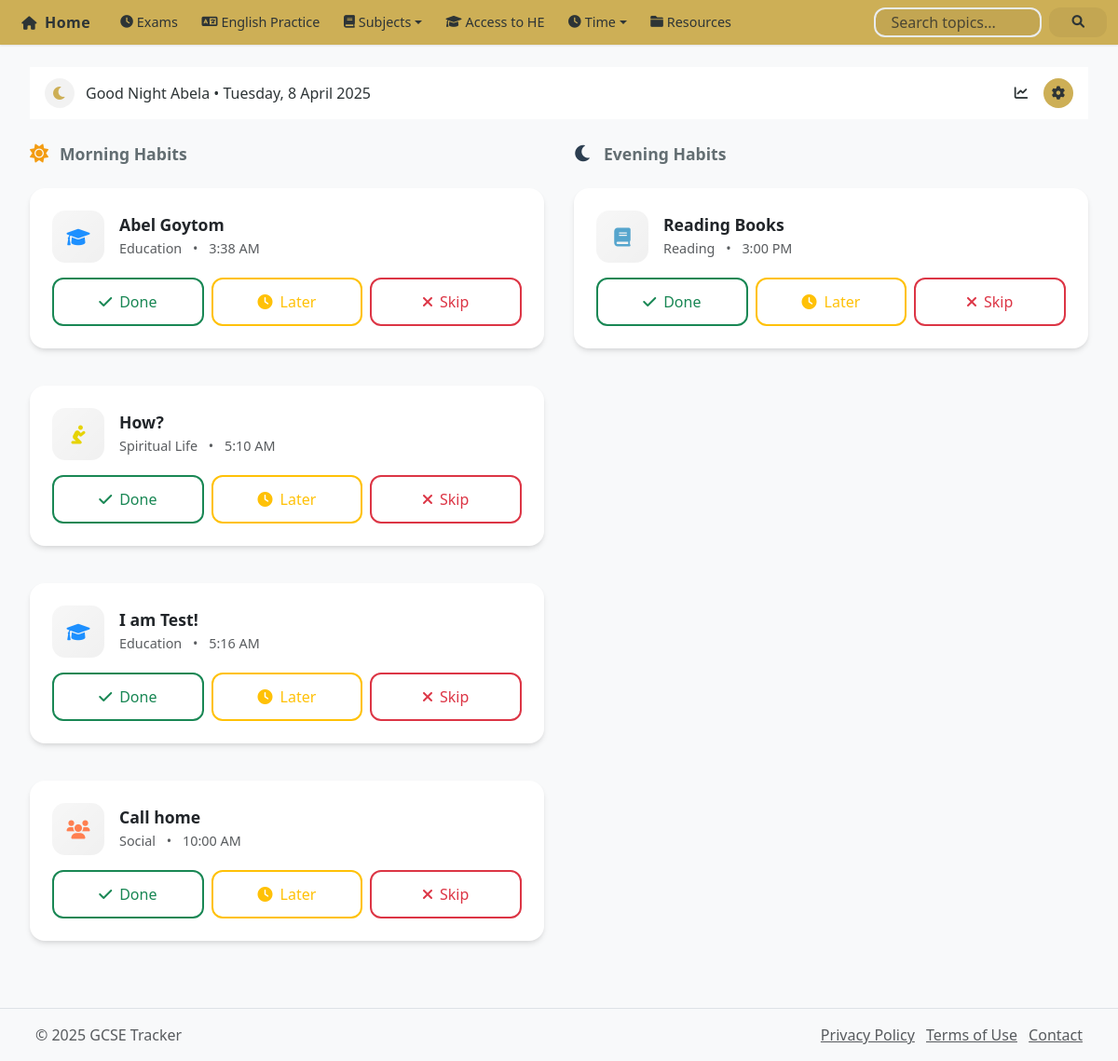
The page /pages/habits/index.php on the database as committed earlier.
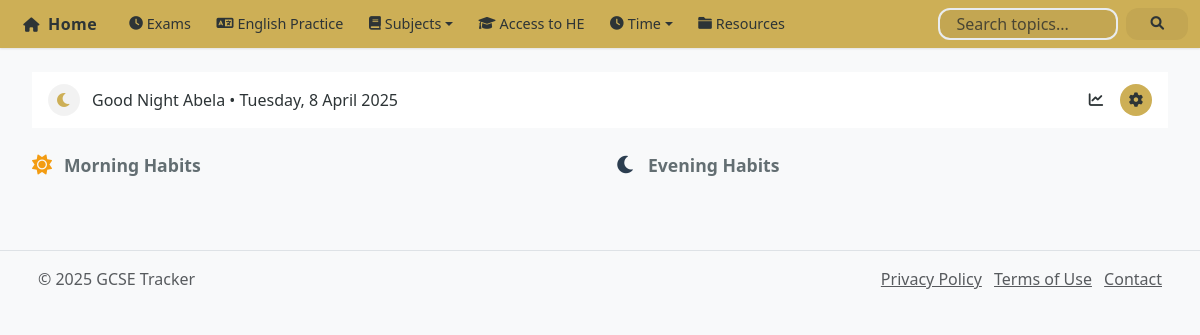
The same page on the database as committed later.
### tables this page shows
CREATE TABLE `habits` (
  `id` int(11) NOT NULL,
  `category_id` int(11) NOT NULL,
  `point_rule_id` int(11) NOT NULL,
  `name` varchar(255) NOT NULL,
  `description` text DEFAULT NULL,
  `icon` varchar(50) DEFAULT 'fas fa-check-circle' COMMENT 'Font Awesome icon class name',
  `target_time` time DEFAULT NULL,
  `current_points` int(11) DEFAULT 0,
  `total_completions` int(11) DEFAULT 0,
  `total_procrastinated` int(11) DEFAULT 0,
  `total_skips` int(11) DEFAULT 0,
  `current_streak` int(11) DEFAULT 0,
  `longest_streak` int(11) DEFAULT 0,
  `success_rate` decimal(5,2) DEFAULT 0.00,
  `is_active` tinyint(1) DEFAULT 1,
  `created_at` timestamp NOT NULL DEFAULT current_timestamp(),
  `updated_at` timestamp NOT NULL DEFAULT current_timestamp() ON UPDATE current_timestamp()
);

CREATE TABLE `habit_categories` (
  `id` int(11) NOT NULL,
  `name` varchar(50) NOT NULL,
  `description` text DEFAULT NULL,
  `color` varchar(7) DEFAULT '#6c757d',
  `icon` varchar(50) DEFAULT 'fas fa-folder' COMMENT 'Font Awesome icon class name',
  `display_order` int(11) DEFAULT 0,
  `created_at` timestamp NOT NULL DEFAULT current_timestamp()
);

### pages/habits/index.php (the view, shortened to what the changed rows need)
<?php
require_once '../../includes/header.php';
require_once '../../includes/db_connect.php';
$today = date('Y-m-d');
$habits_query = "SELECT h.*, hc.name as category_name, hc.color as category_color, hc.icon as category_icon,
                 hpr.name as point_rule_name, hpr.completion_points, hpr.procrastinated_points,
                 (SELECT status FROM habit_completions
                  WHERE habit_id = h.id AND completion_date = ?) as today_status,
                 (SELECT completion_time FROM habit_completions
                  WHERE habit_id = h.id AND completion_date = ?) as completion_time,
                 (SELECT points_earned FROM habit_completions
                  WHERE habit_id = h.id AND completion_date = ?) as today_points
                 FROM habits h
                 LEFT JOIN habit_categories hc ON h.category_id = hc.id
                 LEFT JOIN habit_point_rules hpr ON h.point_rule_id = hpr.id
                 WHERE h.is_active = 1
                 ORDER BY h.target_time";
$stmt = $conn->prepare($habits_query);
$stmt->bind_param("sss", $today, $today, $today);
$stmt->execute();
$habits_result = $stmt->get_result();
$morning_habits = [];
$evening_habits = [];
while ($habit = $habits_result->fetch_assoc()) {
    $time = strtotime($habit['target_time']);
    if ($time < strtotime('12:00:00')) {
        $morning_habits[] = $habit;
    } else {
        $evening_habits[] = $habit;
    }
}
?>
<div class="container-fluid">
    <div class="row g-4">
        <div class="col-lg-6">
            <div class="d-flex flex-column gap-3">
                <?php foreach ($morning_habits as $habit): ?>
                <div class="card border-0 <?php
                    if ($habit['today_status'] === 'completed') echo 'border-success border-2';
                    else if ($habit['today_status'] === 'procrastinated') echo 'border-warning border-2';
                    else if ($habit['today_status'] === 'skipped') echo 'border-danger border-2';
                ?>" data-habit-id="<?php echo $habit['id']; ?>">
                    <div class="card-body">
                        <div class="d-flex align-items-center gap-3 mb-3">
                            <div class="habit-icon" style="color: <?php echo $habit['category_color']; ?>">
                                <i class="<?php echo $habit['category_icon']; ?> fa-lg"></i>
                            </div>
                            <div class="flex-grow-1 min-width-0">
                                <h3 class="mb-1 text-truncate fw-bold" style="font-size: 1.1rem;">
                                    <?php echo htmlspecialchars($habit['name']); ?>
                                </h3>
                                <div class="text-muted text-truncate" style="font-size: 0.9rem;">
                                    <?php echo htmlspecialchars($habit['category_name']); ?>
                                    <span class="mx-2">•</span>
                                    <span class="fw-medium"><?php echo date('g:i A', strtotime($habit['target_time'])); ?></span>
                                </div>
                            </div>
                        </div>
                        <?php if ($habit['today_status']): ?>
                        <div class="d-flex align-items-center justify-content-between">
                            <div class="status-area">
                                <?php
                                $completion_time = $habit['completion_time'] ? date('g:i A', strtotime($habit['completion_time'])) : date('g:i A');
                                switch($habit['today_status']) {
                                    case 'completed':
                                        echo '<div class="status-message text-success d-flex align-items-center gap-2">
                                            <i class="fas fa-check-circle"></i>Completed at ' . $completion_time . '</div>';
                                        break;
                                    case 'procrastinated':
                                        echo '<div class="status-message text-warning d-flex align-items-center gap-2">
                                            <i class="fas fa-clock"></i>Procrastinated at ' . $completion_time . '</div>';
                                        break;
                                    case 'skipped':
                                        echo '<div class="status-message text-danger d-flex align-items-center gap-2">
                                            <i class="fas fa-times-circle"></i>Skipped at ' . $completion_time . '</div>';
                                        break;
                                }
                                ?>
                            </div>
                            <form method="POST" action="update_habit_status.php">
                                <input type="hidden" name="habit_id" value="<?php echo $habit['id']; ?>">
                                <input type="hidden" name="action" value="reset">
                                <button type="submit" class="btn btn-sm btn-outline-secondary d-flex align-items-center gap-2"
                                        title="Reset status">
                                    <i class="fas fa-undo"></i>
                                    <span class="d-none d-sm-inline">Reset</span>
                                </button>
                            </form>
                        </div>
                        <?php else: ?>
                        <div class="d-flex gap-2">
                            <form method="POST" action="update_habit_status.php" style="flex: 1;">
                                <button type="submit" class="btn w-100 d-flex align-items-center justify-content-center gap-2 btn-outline-success">
                                    <i class="fas fa-check"></i>
                                    <span class="d-none d-sm-inline">Done</span>
                                </button>
                            </form>
                            <form method="POST" action="update_habit_status.php" style="flex: 1;">
                                <button type="button" class="btn-later btn w-100 d-flex align-items-center justify-content-center gap-2 btn-outline-warning">
                                    <i class="fas fa-clock"></i>
                                    <span class="d-none d-sm-inline">Later</span>
                                </button>
                            </form>
                            <form method="POST" action="update_habit_status.php" style="flex: 1;">
                                <button type="button" class="btn-skip btn w-100 d-flex align-items-center justify-content-center gap-2 btn-outline-danger">
                                    <i class="fas fa-times"></i>
                                    <span class="d-none d-sm-inline">Skip</span>
                                </button>
                            </form>
                        </div>
                        <?php endif; ?>
                    </div>
                </div>
                <?php endforeach; ?>
            </div>
        </div>
        <div class="col-lg-6">
            <div class="d-flex flex-column gap-3">
                <?php foreach ($evening_habits as $habit): ?>
                <div class="card border-0 <?php
                    if ($habit['today_status'] === 'completed') echo 'border-success border-2';
                    else if ($habit['today_status'] === 'procrastinated') echo 'border-warning border-2';
                    else if ($habit['today_status'] === 'skipped') echo 'border-danger border-2';
                ?>" data-habit-id="<?php echo $habit['id']; ?>">
                    <div class="card-body">
                        <div class="d-flex align-items-center gap-3 mb-3">
                            <div class="habit-icon" style="color: <?php echo $habit['category_color']; ?>">
                                <i class="<?php echo $habit['category_icon']; ?> fa-lg"></i>
                            </div>
                            <div class="flex-grow-1 min-width-0">
                                <h3 class="mb-1 text-truncate fw-bold" style="font-size: 1.1rem;">
                                    <?php echo htmlspecialchars($habit['name']); ?>
                                </h3>
                                <div class="text-muted text-truncate" style="font-size: 0.9rem;">
                                    <?php echo htmlspecialchars($habit['category_name']); ?>
                                    <span class="mx-2">•</span>
                                    <span class="fw-medium"><?php echo date('g:i A', strtotime($habit['target_time'])); ?></span>
                                </div>
                            </div>
                        </div>
                        <?php if ($habit['today_status']): ?>
                        <div class="d-flex align-items-center justify-content-between">
                            <div class="status-area">
                                <?php
                                $completion_time = $habit['completion_time'] ? date('g:i A', strtotime($habit['completion_time'])) : date('g:i A');
                                switch($habit['today_status']) {
                                    case 'completed':
                                        echo '<div class="status-message text-success d-flex align-items-center gap-2">
                                            <i class="fas fa-check-circle"></i>Completed at ' . $completion_time . '</div>';
                                        break;
                                    case 'procrastinated':
                                        echo '<div class="status-message text-warning d-flex align-items-center gap-2">
                                            <i class="fas fa-clock"></i>Procrastinated at ' . $completion_time . '</div>';
                                        break;
                                    case 'skipped':
                                        echo '<div class="status-message text-danger d-flex align-items-center gap-2">
                                            <i class="fas fa-times-circle"></i>Skipped at ' . $completion_time . '</div>';
                                        break;
                                }
                                ?>
                            </div>
                            <form method="POST" action="update_habit_status.php">
                                <input type="hidden" name="habit_id" value="<?php echo $habit['id']; ?>">
                                <input type="hidden" name="action" value="reset">
                                <button type="submit" class="btn btn-sm btn-outline-secondary d-flex align-items-center gap-2"
                                        title="Reset status">
                                    <i class="fas fa-undo"></i>
                                    <span class="d-none d-sm-inline">Reset</span>
                                </button>
                            </form>
                        </div>
                        <?php else: ?>
                        <div class="d-flex gap-2">
                            <form method="POST" action="update_habit_status.php" style="flex: 1;">
                                <button type="submit" class="btn w-100 d-flex align-items-center justify-content-center gap-2 btn-outline-success">
                                    <i class="fas fa-check"></i>
                                    <span class="d-none d-sm-inline">Done</span>
                                </button>
                            </form>
                            <form method="POST" action="update_habit_status.php" style="flex: 1;">
                                <button type="button" class="btn-later btn w-100 d-flex align-items-center justify-content-center gap-2 btn-outline-warning">
                                    <i class="fas fa-clock"></i>
                                    <span class="d-none d-sm-inline">Later</span>
                                </button>
                            </form>
                            <form method="POST" action="update_habit_status.php" style="flex: 1;">
                                <button type="button" class="btn-skip btn w-100 d-flex align-items-center justify-content-center gap-2 btn-outline-danger">
                                    <i class="fas fa-times"></i>
                                    <span class="d-none d-sm-inline">Skip</span>
                                </button>
                            </form>
                        </div>
                        <?php endif; ?>
                    </div>
                </div>
                <?php endforeach; ?>
            </div>
        </div>
    </div>
</div>
<?php require_once '../../includes/footer.php'; ?>

Rows that differ between the two databases and show on the page:
removed habits: name "Abel Goytom", habit_categories.name "Education", target_time "3:38 AM"
removed habits: name "How?", habit_categories.name "Spiritual Life", target_time "5:10 AM"
removed habits: name "I am Test!", habit_categories.name "Education", target_time "5:16 AM"
removed habits: name "Call home", habit_categories.name "Social", target_time "10:00 AM"
removed habits: name "Reading Books", habit_categories.name "Reading", target_time "3:00 PM"
